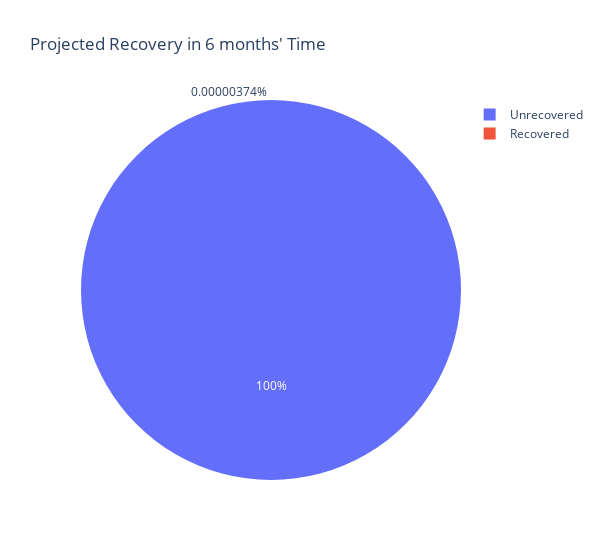

The code cell stored with this chart in its notebook:
### Code cell
# Calculate projected recoveries over next 6 months
projected_recoveries = (df['instalment'].sum() * 6) + recovered_total
print(projected_recoveries)
# Calculate recoveries as a percentage of total funding
proj_rec_vs_funding = (projected_recoveries / total_funding) * 100
print(proj_rec_vs_funding)

# Visualise the above calculations
fig = px.pie(values=[proj_rec_vs_funding, total_funding_inv-projected_recoveries], names=['Recovered', 'Unrecovered'], title="Projected Recovery in 6 months' Time", width=600)
fig.show()

### Figure 1 — Plotly figure (JSON) as saved in the notebook; plotly's stock layout.template omitted (floating-point values rounded to 4 significant figures)
{"data": [{"domain": {"x": [0, 1], "y": [0, 1]}, "hovertemplate": "label=%{label}<br>value=%{value}<extra></extra>", "labels": ["Recovered", "Unrecovered"], "legendgroup": "", "name": "", "showlegend": true, "type": "pie", "values": [18.3, 489600000.0]}], "layout": {"legend": {"tracegroupgap": 0}, "title": {"text": "Projected Recovery in 6 months' Time"}, "width": 600}}
